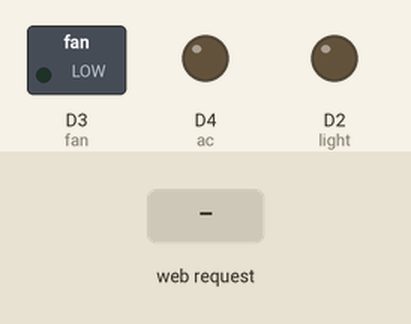
Bench run of a sketch on a simulated ESP8266 (NodeMCU). On the bench: switched loads named in the sketch (green lamp = pin HIGH), output pins drawn as LEDs (lit = HIGH). Inputs (shaded band) come from the test bench. WiFi joins after 1.5 s; servers stay silent unless stated; what the sketch prints to the serial monitor is not drawn.

Above: at 2.7 s.
2.8 s: HTTP request GET /5/on received
At 3.5 s:
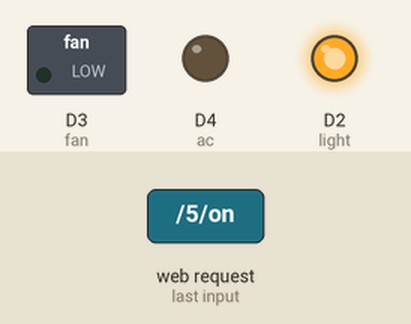
4.3 s: HTTP request GET /4/on received
At 5.5 s:
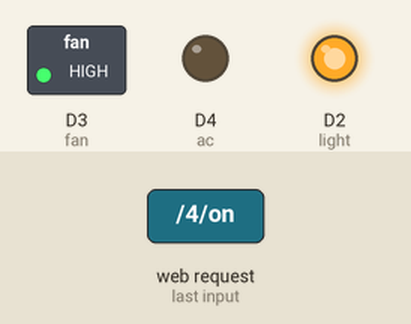
5.8 s: HTTP request GET /5/off received
At 7.0 s:
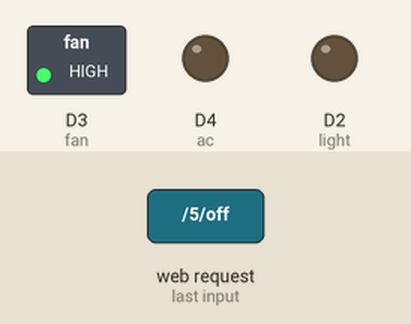
7.3 s: HTTP request GET /3/on received
At 8.0 s:
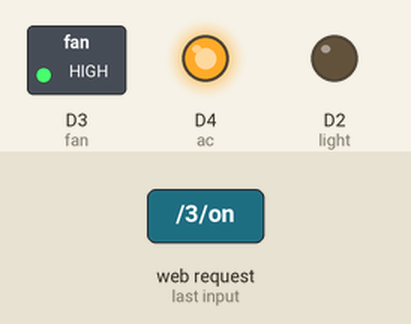
8.8 s: HTTP request GET /4/off received
At 9.2 s:
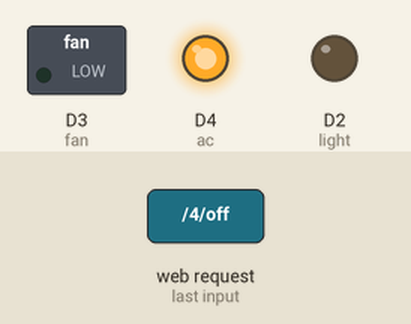
10.3 s: HTTP request GET /5/on received
At 11.6 s:
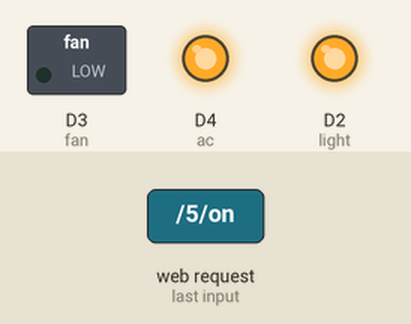
Timing chart, 0 to 12.8 s (numbered marks = the images above; inputs shaded):
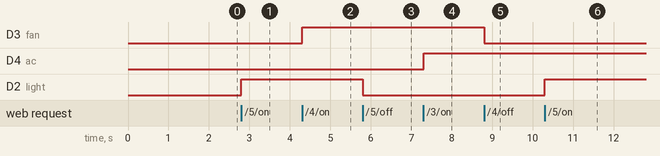

The sketch:

webserver_controlling_Fan__light_and_Ac.ino
```cpp
#include <ESP8266WiFi.h>
// Replace with your network credentials
const char* ssid     = "VIP";
const char* password = "vip12345";
// Set web server port number to 80
WiFiServer server(80);
// Variable to store the HTTP request
String header;
// Auxiliar variables to store the current output state
String lightState = "off";
String fanState = "off";
String acState = "off";
// Assign output variables to GPIO pins
const int light = D2;
const int fan = D3;
const int ac = D4;

void setup() {
  Serial.begin(9600);
  // Initialize the output variables as outputs
  pinMode(light, OUTPUT);
  pinMode(fan, OUTPUT);
  pinMode(ac, OUTPUT);
  // Set outputs to LOW
  digitalWrite(light, LOW);
  digitalWrite(fan, LOW);
  digitalWrite(ac, LOW);

  // Connect to Wi-Fi network with SSID and password
  Serial.print("Connecting to ");
  Serial.println(ssid);
  WiFi.begin(ssid, password);
  while (WiFi.status() != WL_CONNECTED) {
    delay(500);
    Serial.print(".");
  }
  // Print local IP address and start web server
  Serial.println("");
  Serial.println("WiFi connected.");
  Serial.println("IP address: ");
  Serial.println(WiFi.localIP());
  server.begin();
}

void loop(){
  WiFiClient client = server.available();   // Listen for incoming clients

  if (client) {                             // If a new client connects,
    Serial.println("New Client.");          // print a message out in the serial port
    String currentLine = "";                // make a String to hold incoming data from the client
    while (client.connected()) {            // loop while the client's connected
      if (client.available()) {             // if there's bytes to read from the client,
        char c = client.read();             // read a byte, then
        Serial.write(c);                    // print it out the serial monitor
        header += c;
        if (c == '\n') {                    // if the byte is a newline character
          // if the current line is blank, you got two newline characters in a row.
          // that's the end of the client HTTP request, so send a response:
          if (currentLine.length() == 0) {
            // HTTP headers always start with a response code (e.g. HTTP/1.1 200 OK)
            // and a content-type so the client knows what's coming, then a blank line:
            client.println("HTTP/1.1 200 OK");
            client.println("Content-type:text/html");
            client.println("Connection: close");
            client.println();

            // turns the GPIOs on and off
            if (header.indexOf("GET /5/on") >= 0) {
              Serial.println("Light on");
              lightState = "on";
              digitalWrite(light, HIGH);
            } else if (header.indexOf("GET /5/off") >= 0) {
              Serial.println("Light off");
              lightState = "off";
              digitalWrite(light, LOW);
            } else if (header.indexOf("GET /4/on") >= 0) {
              Serial.println("Fan on");
              fanState = "on";
              digitalWrite(fan, HIGH);
            } else if (header.indexOf("GET /4/off") >= 0) {
              Serial.println("Fan off");
              fanState = "off";
              digitalWrite(fan, LOW);
            } else if (header.indexOf("GET /3/on") >= 0) {
              Serial.println("ac on");
              acState = "on";
              digitalWrite(ac, HIGH);
            } else if (header.indexOf("GET /3/off") >= 0) {
              Serial.println("ac off");
              acState = "off";
              digitalWrite(ac, LOW);
            }

            // Display the HTML web page
            client.println("<!DOCTYPE html><html>");
            client.println("<head><meta name=\"viewport\" content=\"width=device-width, initial-scale=1\">");
            client.println("<link rel=\"icon\" href=\"data:,\">");
            // CSS to style the on/off buttons
            // Feel free to change the background-color and font-size attributes to fit your preferences
            client.println("<style>html { font-family: Helvetica; display: inline-block; margin: 0px auto; text-align: center;}");
            client.println(".button { background-color: #195B6A; border: none; color: white; padding: 16px 40px;");
            client.println("text-decoration: none; font-size: 30px; margin: 2px; cursor: pointer;}");
            client.println(".button2 {background-color: #77878A;}</style></head>");


            // Web Page Heading
            client.println("<body><h1>Smart Home Automation</h1>");

            // Display current state, and ON/OFF buttons for GPIO 5
            client.println("<p>LIGHT - State " + lightState + "</p>");
            // If the lightState is off, it displays the ON button
            if (lightState=="off") {
              client.println("<p><a href=\"/5/on\"><button class=\"button\">LIGHT ON</button></a></p>");
            } else {
              client.println("<p><a href=\"/5/off\"><button class=\"button button2\">LIGHT OFF</button></a></p>");
            }

            // Display current state, and ON/OFF buttons for GPIO 4
            client.println("<p>FAN - State " + fanState + "</p>");
            // If the fanState is off, it displays the ON button
            if (fanState=="off") {
              client.println("<p><a href=\"/4/on\"><button class=\"button\">FAN ON</button></a></p>");
            } else {
              client.println("<p><a href=\"/4/off\"><button class=\"button button2\">FAN OFF</button></a></p>");
            }

             // Display current state, and ON/OFF buttons for GPIO 3
            client.println("<p>ac - State " + acState + "</p>");
            // If the fanState is off, it displays the ON button
            if (acState=="off") {
              client.println("<p><a href=\"/3/on\"><button class=\"button\">ac ON</button></a></p>");
            } else {
              client.println("<p><a href=\"/3/off\"><button class=\"button button2\">ac OFF</button></a></p>");
            }
            client.println("</body></html>");

            // The HTTP response ends with another blank line
            client.println();
            // Break out of the while loop
            break;
          } else { // if you got a newline, then clear currentLine
            currentLine = "";
          }
        } else if (c != '\r') {  // if you got anything else but a carriage return character,
          currentLine += c;      // add it to the end of the currentLine
        }
      }
    }
    // Clear the header variable
    header = "";
    // Close the connection
    client.stop();
    Serial.println("Client disconnected.");
    Serial.println("");
  }
}
```

Measured:
- after the input at 2.8 s, D2 (light): LOW → HIGH at once
- after the input at 4.3 s, D3 (fan): LOW → HIGH at once
- after the input at 5.8 s, D2 (light): HIGH → LOW at once
- after the input at 7.3 s, D4 (ac): LOW → HIGH at once
- after the input at 8.8 s, D3 (fan): HIGH → LOW at once
- after the input at 10.3 s, D2 (light): LOW → HIGH at once
